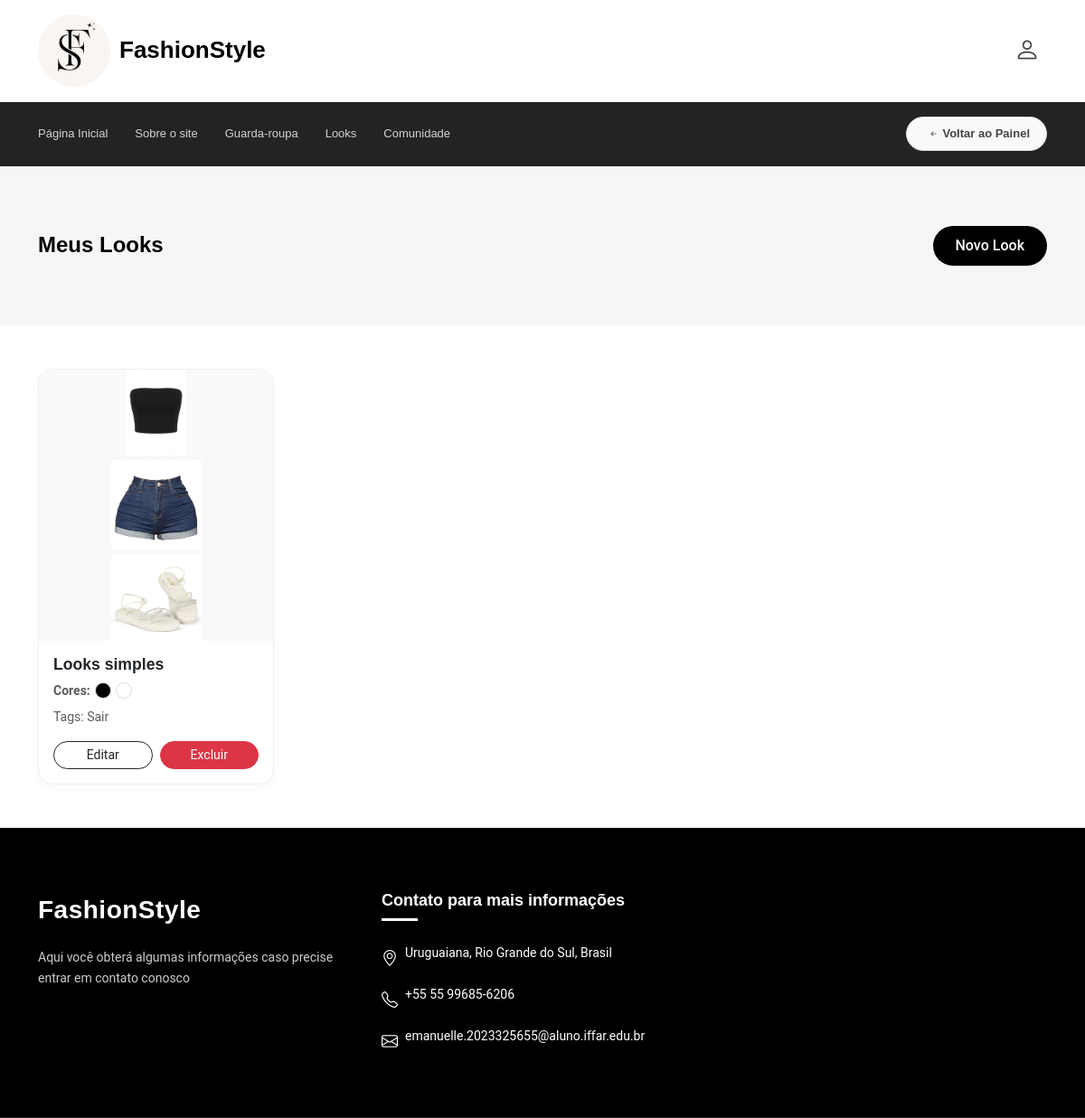
The app's page /TCC/looks.php (signed in) with its own data.
### tables this page shows
CREATE TABLE IF NOT EXISTS `roupas` (
  `id` int NOT NULL AUTO_INCREMENT,
  `idusuario` int NOT NULL,
  `foto` varchar(255) NOT NULL,
  `cor1` varchar(20) DEFAULT NULL,
  `cor2` varchar(20) DEFAULT NULL,
  `idCategoria` int NOT NULL,
  `idEstacao` int DEFAULT NULL,
  `estacoes` varchar(255) DEFAULT NULL,
  `tags` text,
  PRIMARY KEY (`id`),
  KEY `idusuario` (`idusuario`),
  KEY `idCategoria` (`idCategoria`),
  KEY `fk_roupas_estacao` (`idEstacao`)
);

CREATE TABLE IF NOT EXISTS `looks` (
  `id` int NOT NULL AUTO_INCREMENT,
  `idusuario` int NOT NULL,
  `nome` varchar(100) NOT NULL,
  `tags` text,
  `cores` varchar(255) DEFAULT NULL,
  `idroupa1` int DEFAULT NULL,
  `idroupa2` int DEFAULT NULL,
  `idroupa3` int DEFAULT NULL,
  `idroupa4` int DEFAULT NULL,
  `idroupa5` int DEFAULT NULL,
  `publicado` tinyint(1) NOT NULL DEFAULT '0',
  `legenda` varchar(255) DEFAULT NULL,
  `data_publicacao` datetime DEFAULT NULL,
  PRIMARY KEY (`id`),
  KEY `idusuario` (`idusuario`),
  KEY `idroupa1` (`idroupa1`),
  KEY `idroupa2` (`idroupa2`),
  KEY `idroupa3` (`idroupa3`),
  KEY `fk_looks_roupa5` (`idroupa5`),
  KEY `fk_looks_roupa4` (`idroupa4`)
);

### TCC/looks.php (the view, shortened to what this page needs)
<?php
require_once "conexao.php";
function normalizeColorValue($value) {
    $value = trim($value);
    if (strpos($value, '#') === 0) return $value;
    return '';
}
$userId = $_SESSION['idusuario'];
$sql = "SELECT * FROM looks WHERE idusuario = ? ORDER BY id DESC";
$stmt = $con->prepare($sql);
$stmt->bind_param("i", $userId);
$stmt->execute();
$looks = $stmt->get_result()->fetch_all(MYSQLI_ASSOC);
?>
<!DOCTYPE html>
<html lang="pt-br">
<head>
    <link href="assets/vendor/bootstrap/css/bootstrap.min.css" rel="stylesheet">
    <link href="assets/vendor/bootstrap-icons/bootstrap-icons.css" rel="stylesheet">
    <link href="assets/css/main.css" rel="stylesheet">
</head>
<body class="index-page">
<?php include 'nav.php'; ?>
<main class="main">
    <div class="page-title light-background">
        <div class="container d-lg-flex justify-content-between align-items-center py-4">
            <h1 class="mb-3 mb-lg-0">Meus Looks</h1>
            <a href="cadastrarlook.php" class="btn btn-floating">Novo Look</a>
        </div>
    </div>
    <div class="container my-5">
        <?php if (empty($looks)): ?>
            <div class="text-center py-5"><i class="bi bi-heart text-muted" style="font-size: 3rem;"></i><h5 class="text-muted mt-3">Nenhum look cadastrado ainda.</h5></div>
        <?php else: ?>
            <div class="row row-cols-1 row-cols-sm-2 row-cols-md-3 row-cols-lg-4 g-4">
                <?php foreach ($looks as $look):
                ?>
                    <div class="col">
                        <div class="card look-card h-100">
                            <div class="look-preview-container">
                                <?php
                                $todas_cores = [];
                                $ids_verticais = array_filter([$look['idroupa1'], $look['idroupa2'], $look['idroupa5'], $look['idroupa3']]);
                                if (!empty($ids_verticais)) {
                                    $ids_str = implode(',', $ids_verticais);
                                    $res_p = $con->query("SELECT foto, cor1, cor2 FROM roupas WHERE id IN ($ids_str) ORDER BY FIELD(id, $ids_str)");
                                    while($p = $res_p->fetch_assoc()){
                                        echo '<img src="'.$p['foto'].'" class="look-item-img">';
                                        if($p['cor1']) $todas_cores[] = $p['cor1'];
                                        if($p['cor2']) $todas_cores[] = $p['cor2'];
                                    }
                                }
                                ?>
                            </div>
                            <div class="card-body">
                                <h5 class="card-title text-truncate fw-bold mb-1" style="font-size:1.1rem;"><?= htmlspecialchars($look['nome']) ?></h5>
                                <div class="color-swatch-wrapper">
                                    <small class="text-muted fw-bold small">Cores:</small>
                                    <?php
                                    $exibidas = array_unique(array_filter($todas_cores));
                                    foreach ($exibidas as $cor_bruta) {
                                        $hex = normalizeColorValue($cor_bruta);
                                        if($hex) echo '<div class="color-swatch-display" style="background-color: '.$hex.';" title="'.$cor_bruta.'"></div>';
                                    }
                                    ?>
                                </div>
                                <p class="small text-muted mb-3 mt-2 text-truncate">Tags: <?= htmlspecialchars($look['tags']) ?: 'Nenhuma tag' ?></p>
                                <div class="d-flex justify-content-between gap-2">
                                    <a href="cadastrarlook.php?id=<?= $look['id'] ?>" class="btn btn-sm btn-outline-dark rounded-pill px-3 w-100">Editar</a>
                                    <button class="btn btn-sm btn-danger rounded-pill px-3 w-100" data-bs-toggle="modal" data-bs-target="#modalL<?= $look['id'] ?>">Excluir</button>
                                </div>
                            </div>
                        </div>
                    </div>
                <?php endforeach; ?>
            </div>
        <?php endif; ?>
    </div>
</main>
<?php include 'footer.php'; ?>
</body>
</html>

### TCC/looks.php (style rules this page uses)
.btn-floating { background:#000!important;color:#fff!important;border-radius:50px!important;padding:10px 25px!important;font-weight:500!important;border:none!important;display:inline-block!important;text-decoration:none!important }
.look-card { border: 1px solid #eee; border-radius: 16px; overflow: hidden; box-shadow: 0 4px 12px rgba(0,0,0,0.03); transition: 0.3s; background:#fff; }
.look-preview-container { display: flex; flex-direction: column; align-items: center; justify-content: center; height: 300px; background-color: #f8f9fa; padding: 10px; position: relative; }
.look-item-img { max-width: 90%; max-height: 100px; object-fit: contain; margin: 2px 0; }
.color-swatch-display { width: 18px; height: 18px; border-radius: 50%; border: 1px solid #ddd; display: inline-block; }
.color-swatch-wrapper { display: flex; gap: 5px; align-items: center; margin-top: 8px; flex-wrap: wrap; }

### records on screen
looks: nome "Looks simples", tags "Sair"
roupas: foto (picture)
roupas: foto (picture)
roupas: foto (picture)
